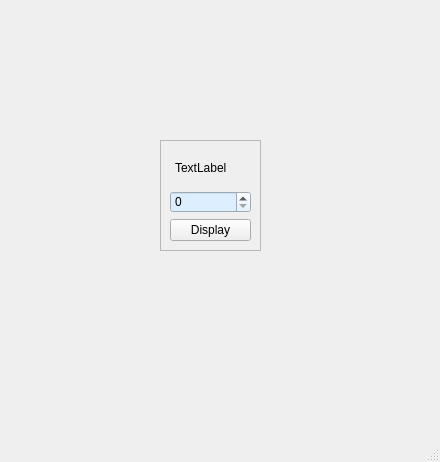
<?xml version="1.0" encoding="UTF-8"?>
<ui version="4.0">
 <class>MainWindow</class>
 <widget class="QMainWindow" name="MainWindow">
  <property name="geometry">
   <rect>
    <x>0</x>
    <y>0</y>
    <width>440</width>
    <height>462</height>
   </rect>
  </property>
  <property name="windowTitle">
   <string>MainWindow</string>
  </property>
  <widget class="QWidget" name="centralwidget">
   <widget class="QFrame" name="frame">
    <property name="geometry">
     <rect>
      <x>160</x>
      <y>140</y>
      <width>101</width>
      <height>111</height>
     </rect>
    </property>
    <property name="frameShape">
     <enum>QFrame::StyledPanel</enum>
    </property>
    <property name="frameShadow">
     <enum>QFrame::Raised</enum>
    </property>
    <layout class="QVBoxLayout" name="verticalLayout">
     <item alignment="Qt::AlignHCenter">
      <widget class="QLabel" name="label">
       <property name="minimumSize">
        <size>
         <width>70</width>
         <height>0</height>
        </size>
       </property>
       <property name="text">
        <string>TextLabel</string>
       </property>
      </widget>
     </item>
     <item>
      <widget class="QSpinBox" name="spinBox">
       <property name="styleSheet">
        <string notr="true">font: 11pt &quot;MS Shell Dlg 2&quot;;
background-color: rgb(221, 239, 255);</string>
       </property>
      </widget>
     </item>
     <item>
      <widget class="QPushButton" name="pushButton">
       <property name="text">
        <string>Display</string>
       </property>
      </widget>
     </item>
    </layout>
   </widget>
  </widget>
  <widget class="QMenuBar" name="menubar">
   <property name="geometry">
    <rect>
     <x>0</x>
     <y>0</y>
     <width>440</width>
     <height>21</height>
    </rect>
   </property>
  </widget>
  <widget class="QStatusBar" name="statusbar"/>
 </widget>
 <resources/>
 <connections/>
</ui>
